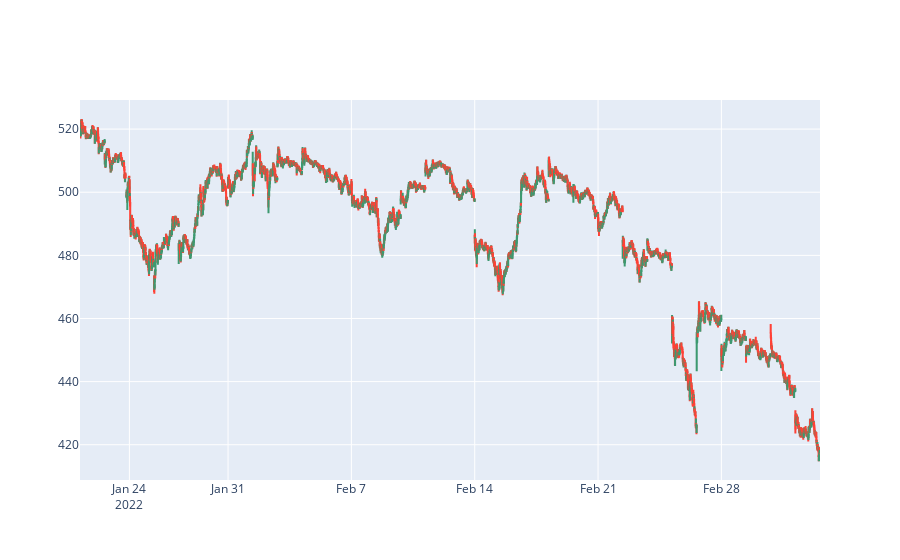

Write notebook code for a chart like this one.
### Code cell
# hr map without any break
fig = go.Figure(data = [go.Candlestick(x = tatamotors_2m.index, 
                open = tatamotors_2m['Open'],
                high = tatamotors_2m['High'],
                low = tatamotors_2m['Low'],
                close = tatamotors_2m['Close'])])
fig.update_layout(xaxis_rangeslider_visible = False, hovermode = 'x unified')
fig.update_xaxes(rangebreaks = [dict(values = dt_breaks_hr), dict(pattern='hour', bounds=[15.5, 9.24])])
# fig.update_xaxes(rangebreaks = [dict(bounds=['sat','mon'])])

fig.show()

### Figure 1 — Plotly figure (JSON) as saved in the notebook; plotly's stock layout.template omitted (floating-point values rounded to 4 significant figures; data arrays with more than 128 entries replaced by an {"elided": "..."} marker saying what was removed)
{"data": [{"close": {"elided": "5634 float values"}, "high": {"elided": "5634 float values"}, "low": {"elided": "5634 float values"}, "open": {"elided": "5634 float values"}, "type": "candlestick", "x": {"elided": "5634 str values"}}], "layout": {"hovermode": "x unified", "xaxis": {"rangebreaks": [{"values": ["2022-01-22 09:15:00", "2022-01-23 09:15:00", "2022-01-26 09:15:00", "2022-01-29 09:15:00", "2022-01-30 09:15:00", "2022-02-05 09:15:00", "2022-02-06 09:15:00", "2022-02-12 09:15:00", "2022-02-13 09:15:00", "2022-02-19 09:15:00", "2022-02-20 09:15:00", "2022-02-26 09:15:00", "2022-02-27 09:15:00", "2022-03-01 09:15:00"]}, {"bounds": [15.5, 9.24], "pattern": "hour"}], "rangeslider": {"visible": false}}}}
